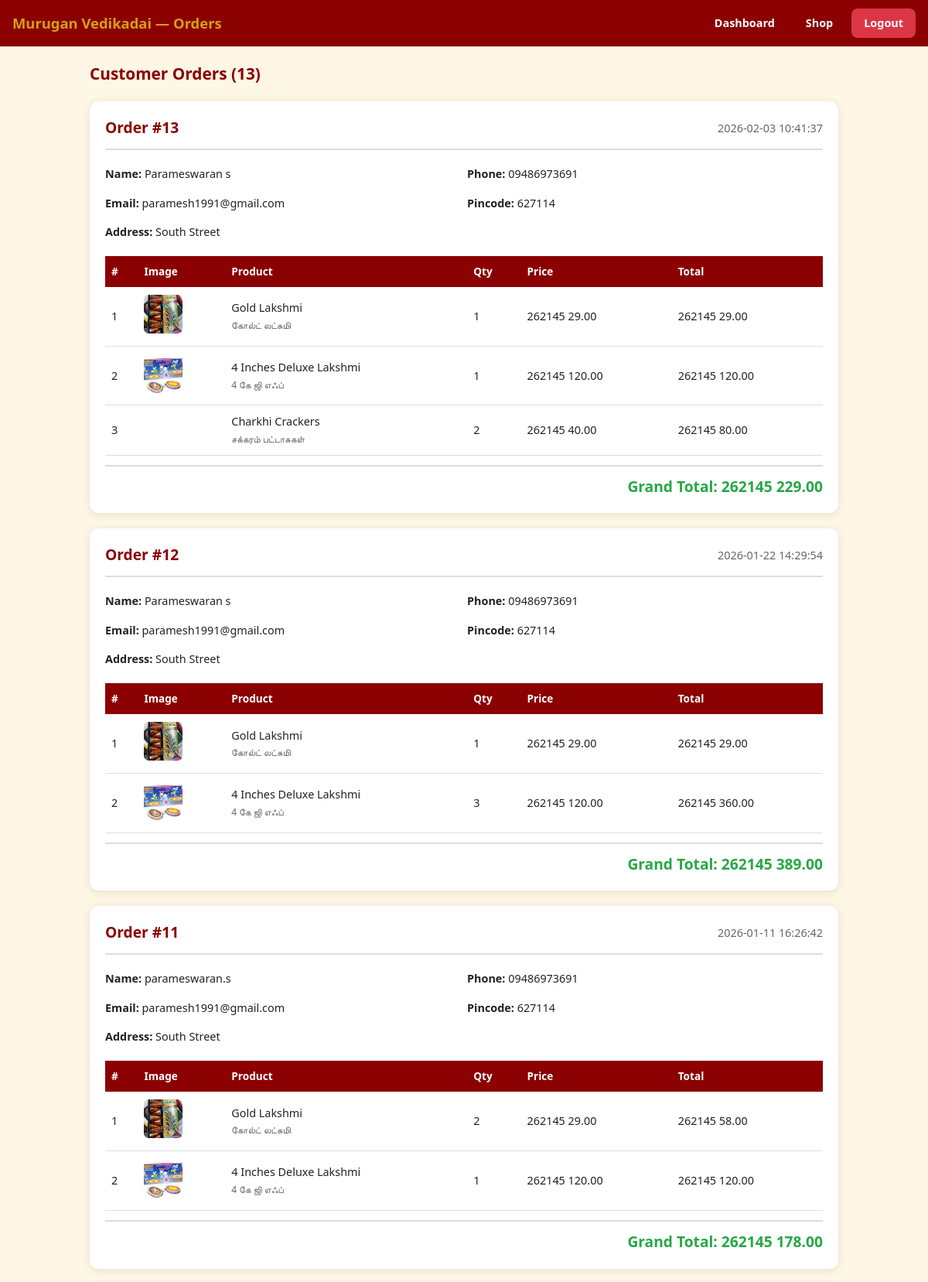
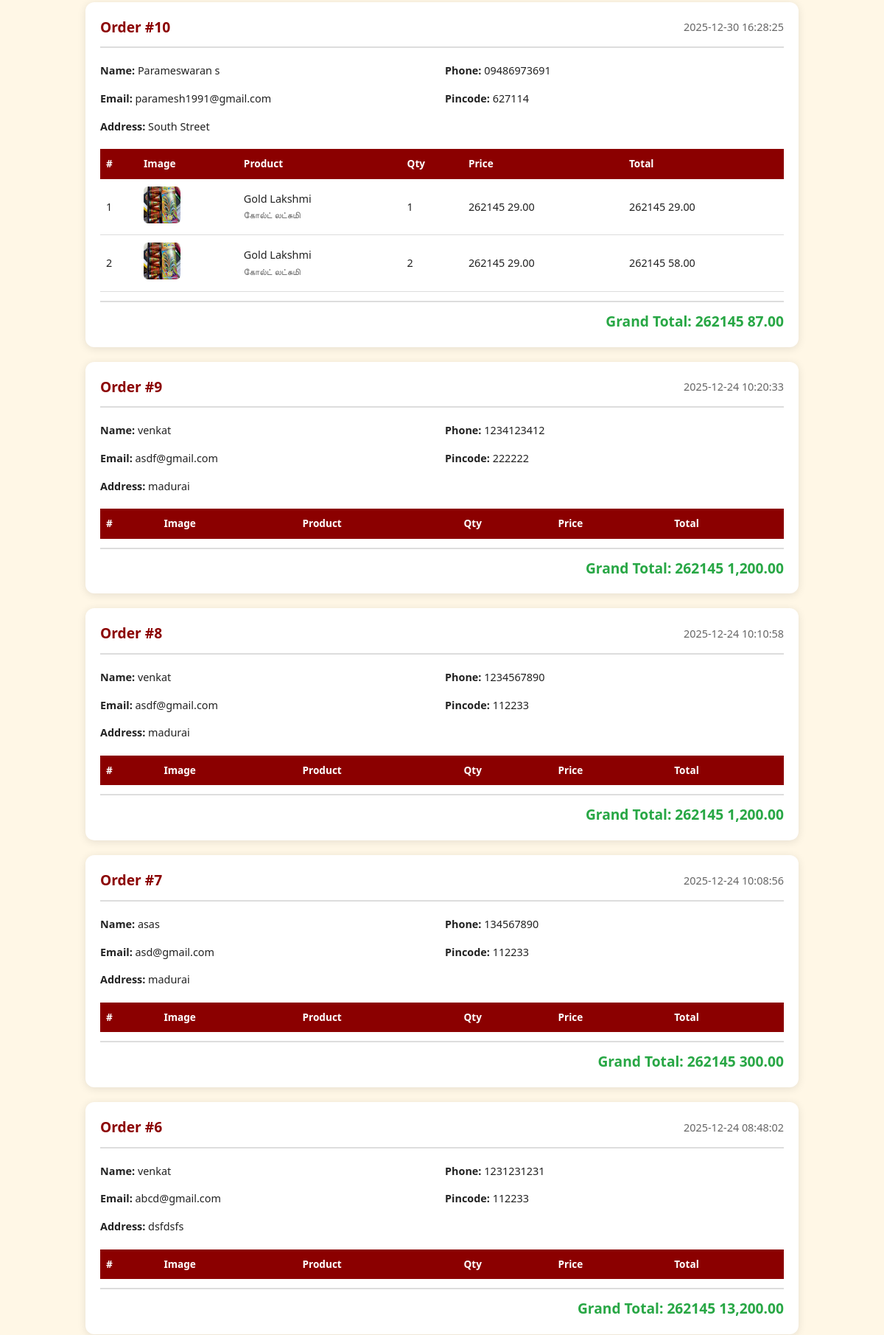
/admin_orders.php (signed in, upper part), run on the app's committed database (2 pictures, top to bottom).
### tables this page shows
CREATE TABLE `orders` (
  `id` int(11) NOT NULL,
  `customer_name` varchar(100) DEFAULT NULL,
  `email` varchar(100) DEFAULT NULL,
  `phone` varchar(15) DEFAULT NULL,
  `pincode` varchar(10) DEFAULT NULL,
  `shipping_address` text DEFAULT NULL,
  `total_amount` decimal(10,2) DEFAULT NULL,
  `order_date` timestamp NOT NULL DEFAULT current_timestamp()
);

CREATE TABLE `order_items` (
  `id` int(11) NOT NULL,
  `order_id` int(11) DEFAULT NULL,
  `product_id` int(11) DEFAULT NULL,
  `quantity` int(11) DEFAULT NULL,
  `price` decimal(10,2) DEFAULT NULL
);

CREATE TABLE `products` (
  `id` int(11) NOT NULL,
  `name_en` varchar(100) DEFAULT NULL,
  `name_ta` varchar(100) DEFAULT NULL,
  `pack` varchar(50) DEFAULT NULL,
  `old_price` decimal(10,2) DEFAULT NULL,
  `offer` varchar(50) DEFAULT NULL,
  `new_price` decimal(10,2) DEFAULT NULL,
  `image` varchar(255) DEFAULT NULL,
  `created_at` timestamp NOT NULL DEFAULT current_timestamp()
);

### admin_orders.php (the view, shortened to what this page needs)
<?php
include 'config.php';
$orders = [];
$orderRes = mysqli_query($conn, "SELECT * FROM orders ORDER BY id DESC");
while ($row = mysqli_fetch_assoc($orderRes)) {
    $orders[] = $row;
}
?>
<!DOCTYPE html>
<html lang="en">
<head>
<link rel="stylesheet" href="styles.css">
</head>
<body>
<nav class="admin-nav" aria-label="Admin navigation">
  <div class="admin-nav-inner">
    <span class="admin-nav-title">Murugan Vedikadai — Orders</span>
    <div class="admin-nav-links">
      <a href="admin2.php" class="nav-link">Dashboard</a>
      <a href="index.php" class="nav-link">Shop</a>
      <a href="logout.php" class="nav-link" style="background:var(--danger);">Logout</a>
    </div>
  </div>
</nav>
<main class="admin-container">
  <h2 style="margin:0 0 20px;font-size:1.3rem;color:var(--primary);">
    Customer Orders (<?php echo count($orders); ?>)
  </h2>
  <?php foreach ($orders as $order): ?>
  <div class="order-card">
    <div class="order-card-header">
      <span class="order-card-id">Order #<?php echo (int)$order['id']; ?></span>
      <span class="order-card-date"><?php echo htmlspecialchars($order['order_date']); ?></span>
    </div>
    <div class="order-customer-info">
      <div><strong>Name:</strong> <?php echo htmlspecialchars($order['customer_name']); ?></div>
      <div><strong>Phone:</strong> <?php echo htmlspecialchars($order['phone']); ?></div>
      <div><strong>Email:</strong> <?php echo htmlspecialchars($order['email']); ?></div>
      <div><strong>Pincode:</strong> <?php echo htmlspecialchars($order['pincode']); ?></div>
      <div style="grid-column: 1 / -1;"><strong>Address:</strong> <?php echo nl2br(htmlspecialchars($order['shipping_address'])); ?></div>
    </div>
    <div style="overflow-x:auto;">
      <table class="order-items-table">
        <thead>
          <tr>
            <th>#</th>
            <th>Image</th>
            <th>Product</th>
            <th>Qty</th>
            <th>Price</th>
            <th>Total</th>
          </tr>
        </thead>
        <tbody>
        <?php
        $itemStmt = mysqli_prepare($conn,
            "SELECT oi.quantity, oi.price, p.name_en, p.name_ta, p.image
             FROM order_items oi
             JOIN products p ON oi.product_id = p.id
             WHERE oi.order_id = ?");
        mysqli_stmt_bind_param($itemStmt, "i", $order['id']);
        mysqli_stmt_execute($itemStmt);
        $itemRes = mysqli_stmt_get_result($itemStmt);
        $i = 1;
        while ($item = mysqli_fetch_assoc($itemRes)):
        ?>
          <tr>
            <td><?php echo $i++; ?></td>
            <td>
              <?php if ($item['image']): ?>
                <img src="<?php echo htmlspecialchars($item['image']); ?>"
                     alt="<?php echo htmlspecialchars($item['name_en']); ?>"
                     onerror="this.onerror=null;this.style.display='none'">
              <?php endif; ?>
            </td>
            <td>
              <?php echo htmlspecialchars($item['name_en']); ?>
              <br><small lang="ta" style="color:#666;"><?php echo htmlspecialchars($item['name_ta']); ?></small>
            </td>
            <td><?php echo (int)$item['quantity']; ?></td>
            <td><?php echo CURRENCY_SYMBOL . ' ' . number_format($item['price'], 2); ?></td>
            <td><?php echo CURRENCY_SYMBOL . ' ' . number_format($item['price'] * $item['quantity'], 2); ?></td>
          </tr>
        <?php endwhile;
        ?>
        </tbody>
      </table>
    </div>
    <div class="order-total">
      Grand Total: <?php echo CURRENCY_SYMBOL . ' ' . number_format($order['total_amount'], 2); ?>
    </div>
  </div>
  <?php endforeach; ?>
</main>
</body>
</html>

### styles.css (style rules this page uses)
:root { --primary: #8b0000; --primary-dark: #6a0000; --accent: #d4a017; --accent-light: #ffd966; --success: #28a745; --success-dark: #1e7e34; --danger: #dc3545; --danger-dark: #c82333; --info: #0057ff; --bg-warm: #fff7e6; --bg-card: #ffffff; --text-dark: #222; --text-muted: #666; --text-light: #fff; --border: #ddd; --shadow: 0 2px 12px rgba(0,0,0,0.10); --shadow-lg: 0 8px 30px rgba(0,0,0,0.18); --radius: 12px; --radius-sm: 8px; --nav-height: 60px; }
*, *::before, *::after { box-sizing: border-box; }
body { margin: 0; font-family: 'Segoe UI', Arial, sans-serif; background: var(--bg-warm); color: var(--text-dark); font-size: 16px; line-height: 1.5; -webkit-text-size-adjust: 100%; }
img { max-width: 100%; height: auto; }
a { color: var(--info); text-decoration: none; }
.nav-link { display: inline-flex; align-items: center; gap: 6px; padding: 8px 16px; border-radius: var(--radius-sm); color: var(--text-light); font-size: 0.9rem; font-weight: 600; text-decoration: none; transition: background 0.2s, transform 0.1s; white-space: nowrap; }
.admin-nav { background: var(--primary); padding: 0 16px; }
.admin-nav-inner { max-width: 1200px; margin: 0 auto; display: flex; align-items: center; justify-content: space-between; min-height: var(--nav-height); gap: 12px; flex-wrap: wrap; }
.admin-nav-title { color: var(--accent); font-weight: 700; font-size: 1.15rem; white-space: nowrap; }
.admin-nav-links { display: flex; gap: 8px; flex-wrap: wrap; }
.admin-container { max-width: 1000px; margin: 0 auto; padding: 20px 16px; }
.order-card { background: var(--bg-card); border-radius: var(--radius); box-shadow: var(--shadow); padding: 20px; margin-bottom: 20px; }
.order-card-header { display: flex; justify-content: space-between; align-items: center; flex-wrap: wrap; gap: 8px; margin-bottom: 16px; padding-bottom: 12px; border-bottom: 2px solid var(--border); }
.order-card-id { font-size: 1.2rem; font-weight: 700; color: var(--primary); }
.order-card-date { color: var(--text-muted); font-size: 0.9rem; }
.order-customer-info { display: grid; grid-template-columns: 1fr 1fr; gap: 8px; margin-bottom: 16px; font-size: 0.9rem; }
.order-customer-info div { padding: 4px 0; }
.order-items-table { width: 100%; border-collapse: collapse; font-size: 0.9rem; }
.order-items-table th { background: var(--primary); color: white; padding: 10px 8px; text-align: left; font-size: 0.85rem; }
.order-items-table td { padding: 10px 8px; border-bottom: 1px solid var(--border); }
.order-items-table img { width: 50px; height: 50px; object-fit: cover; border-radius: 6px; }
.order-total { text-align: right; font-size: 1.2rem; font-weight: 700; color: var(--success); margin-top: 12px; padding-top: 12px; border-top: 2px solid var(--border); }

### data on the page
orders: id "13", order_date "2026-02-03 10:41:37", customer_name "Parameswaran s", phone "09486973691", email "paramesh1991@gmail.com", pincode "627114", shipping_address "South Street", total_amount "229.00"
order_items: product.image (picture), product.name_en "Gold Lakshmi", product.name_ta "கோல்ட் லட்சுமி", quantity "1", price "29.00", $item['price']*$item['quantity'] "29.00"
order_items: product.image (picture), product.name_en "4 Inches Deluxe Lakshmi", product.name_ta "4 கே ஜி எஃப்", quantity "1", price "120.00", $item['price']*$item['quantity'] "120.00"
order_items: product.name_en "Charkhi Crackers", product.name_ta "சக்கரம் பட்டாசுகள்", quantity "2", price "40.00", $item['price'] * $item['quantity'] "80.00"
orders: id "12", order_date "2026-01-22 14:29:54", customer_name "Parameswaran s", phone "09486973691", email "paramesh1991@gmail.com", pincode "627114", shipping_address "South Street", total_amount "389.00"
order_items: product.image (picture), product.name_en "Gold Lakshmi", product.name_ta "கோல்ட் லட்சுமி", quantity "1", price "29.00", $item['price']*$item['quantity'] "29.00"
order_items: product.image (picture), product.name_en "4 Inches Deluxe Lakshmi", product.name_ta "4 கே ஜி எஃப்", quantity "3", price "120.00", $item['price'] * $item['quantity'] "360.00"
orders: id "11", order_date "2026-01-11 16:26:42", customer_name "parameswaran.s", phone "09486973691", email "paramesh1991@gmail.com", pincode "627114", shipping_address "South Street", total_amount "178.00"
order_items: product.image (picture), product.name_en "Gold Lakshmi", product.name_ta "கோல்ட் லட்சுமி", quantity "2", price "29.00", $item['price'] * $item['quantity'] "58.00"
order_items: product.image (picture), product.name_en "4 Inches Deluxe Lakshmi", product.name_ta "4 கே ஜி எஃப்", quantity "1", price "120.00", $item['price']*$item['quantity'] "120.00"
orders: id "10", order_date "2025-12-30 16:28:25", customer_name "Parameswaran s", phone "09486973691", email "paramesh1991@gmail.com", pincode "627114", shipping_address "South Street", total_amount "87.00"
order_items: product.image (picture), product.name_en "Gold Lakshmi", product.name_ta "கோல்ட் லட்சுமி", quantity "1", price "29.00", $item['price']*$item['quantity'] "29.00"
order_items: product.image (picture), product.name_en "Gold Lakshmi", product.name_ta "கோல்ட் லட்சுமி", quantity "2", price "29.00", $item['price'] * $item['quantity'] "58.00"
orders: id "9", order_date "2025-12-24 10:20:33", customer_name "venkat", phone "1234123412", email "asdf@gmail.com", pincode "222222", shipping_address "madurai", total_amount "1,200.00"
orders: id "8", order_date "2025-12-24 10:10:58", customer_name "venkat", phone "1234567890", email "asdf@gmail.com", pincode "112233", shipping_address "madurai", total_amount "1,200.00"
orders: id "7", order_date "2025-12-24 10:08:56", customer_name "asas", phone "134567890", email "asd@gmail.com", pincode "112233", shipping_address "madurai", total_amount "300.00"
orders: id "6", order_date "2025-12-24 08:48:02", customer_name "venkat", phone "1231231231", email "abcd@gmail.com", pincode "112233", shipping_address "dsfdsfs", total_amount "13,200.00"

### other printed values
count($orders) "13"
